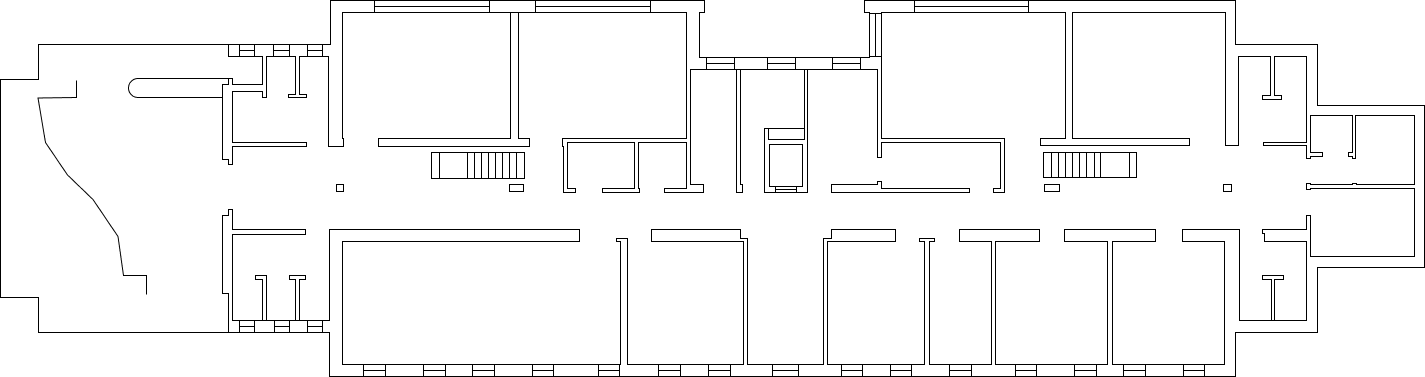
#> input picture floors/clean.png, 1425 x 377 px
$ python -i pngToGeoJson.py   (imports and definitions only)
#> lines starting #> are read from the running program, lines starting #| are printed output that depends on the picture; after the words box and inside, x2 and y2 are one past the last pixel; in counts of white or black regions, pixels touching at a corner belong together
import cv2
import json
import geojson
import numpy as np
import argparse
import os
from pathlib import Path
from geojson import Feature, Point, LineString, FeatureCollection, dump


# [30 lines left out: function get_extents, not called in this run]

def load_and_trim_image(image_path, output_cropped_path):
    """Loads, preprocesses, and saves cropped floor plan image."""
#> called with image_path = 'floors/clean.png', output_cropped_path = 'out.png'
    im = cv2.imread(str(image_path), cv2.IMREAD_GRAYSCALE)
#> im is the input picture: shape (377, 1425); min 0, max 255, mean 246
    if im is None:
        raise FileNotFoundError(f"Could not load image at {image_path}")

    # Enhance line detection
    _, thresh = cv2.threshold(im, 240, 255, cv2.THRESH_BINARY_INV)
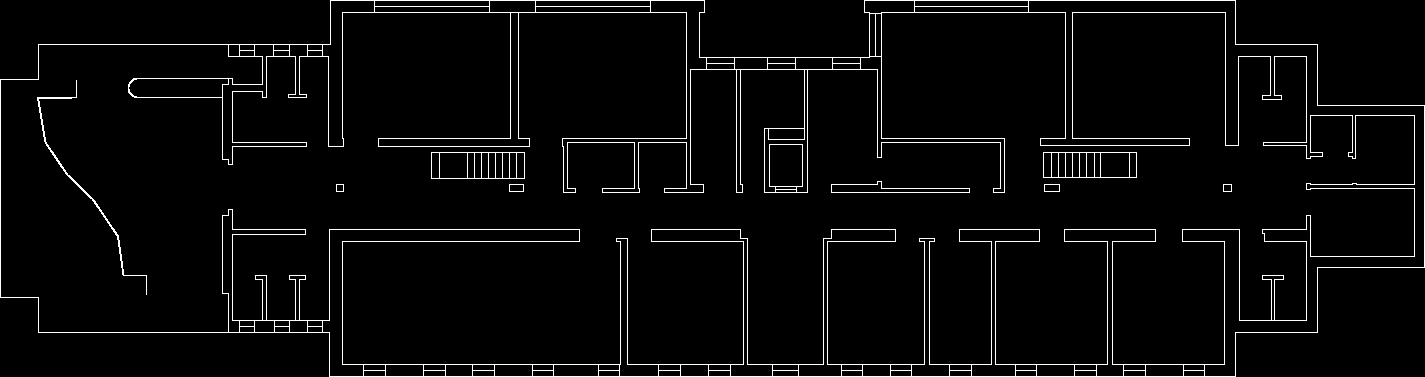
#> thresh: shape (377, 1425); 3.6% white in thin lines or dots
    kernel = np.ones((1,1), np.uint8)
    dilated = cv2.dilate(thresh, kernel, iterations=1)

    # Find bounding box
    coords = cv2.findNonZero(dilated)
#> coords = contour of 19249 points, box (x1, y1, x2, y2) (0, 0, 1425, 377), area 25808
    if coords is None:
        raise ValueError("No detectable features found in the image")

    x, y, w, h = cv2.boundingRect(coords)
#> x = 0; y = 0; w = 1425; h = 377
    cropped = dilated[y:y + h, x:x + w]

    # Always save the cropped image
    cv2.imwrite(str(output_cropped_path), cropped)
    print(f"Cropped image saved to {output_cropped_path}")

    return cropped, (w, h)


# [113 lines left out: functions process_walls, convert_to_geojson, main, not called in this run]


# [2 lines not run here, left out]

>>> result = load_and_trim_image('floors/clean.png', 'out.png')

$ run again, on floors/notext.png
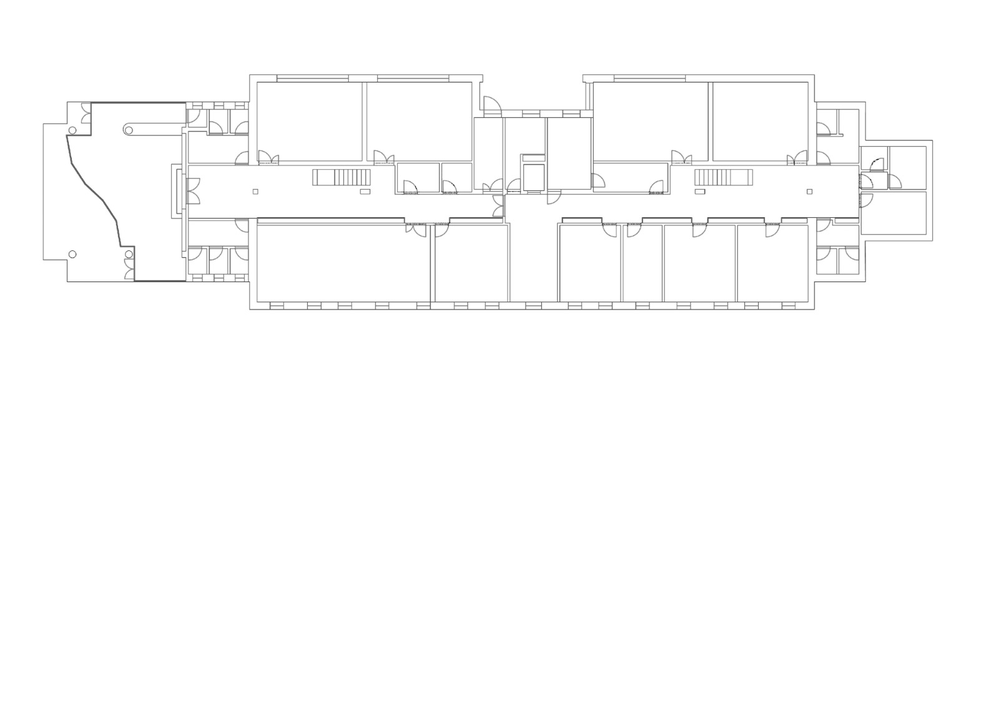
#> input picture floors/notext.png, 999 x 706 px, shrunk from 1600 x 1131 before the run
#> in load_and_trim_image, im is the input picture: shape (706, 999); min 47, max 255, mean 252.2
#> in load_and_trim_image, `_, thresh = cv2.threshold(im, 240, 255, cv2.THRESH_BINARY_INV)`:
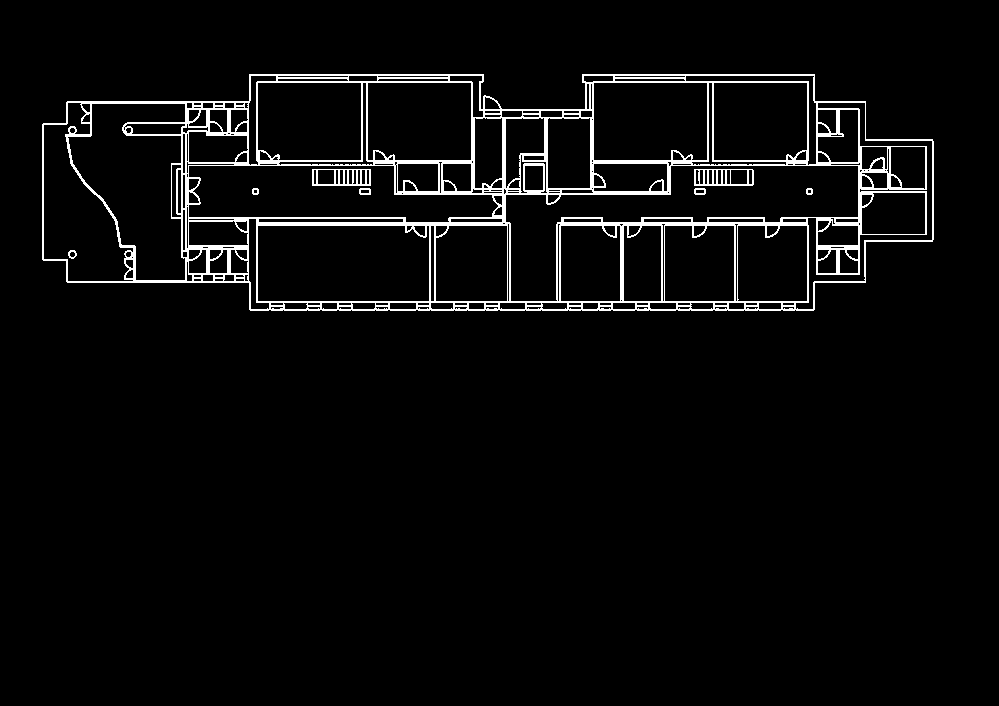
#> thresh: shape (706, 999); 4.1% white in thin lines or dots, all inside (x1, y1, x2, y2) = (42, 74, 934, 311)
#> coords = contour of 28633 points, box (x1, y1, x2, y2) (42, 74, 934, 311), area 10048
#> x = 42; y = 74; w = 892; h = 237
#> in load_and_trim_image, `cropped = dilated[y:y + h, x:x + w]`:
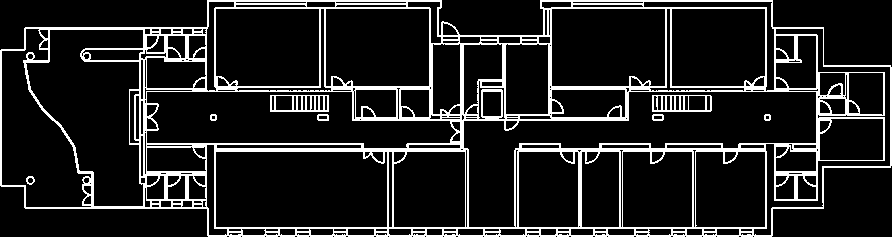
#> cropped: shape (237, 892); 13.5% white; 8 white regions, largest, box (x1, y1, x2, y2) and area: (0, 0, 892, 237) 27454, (270, 95, 329, 112) 484, (652, 95, 712, 112) 468
